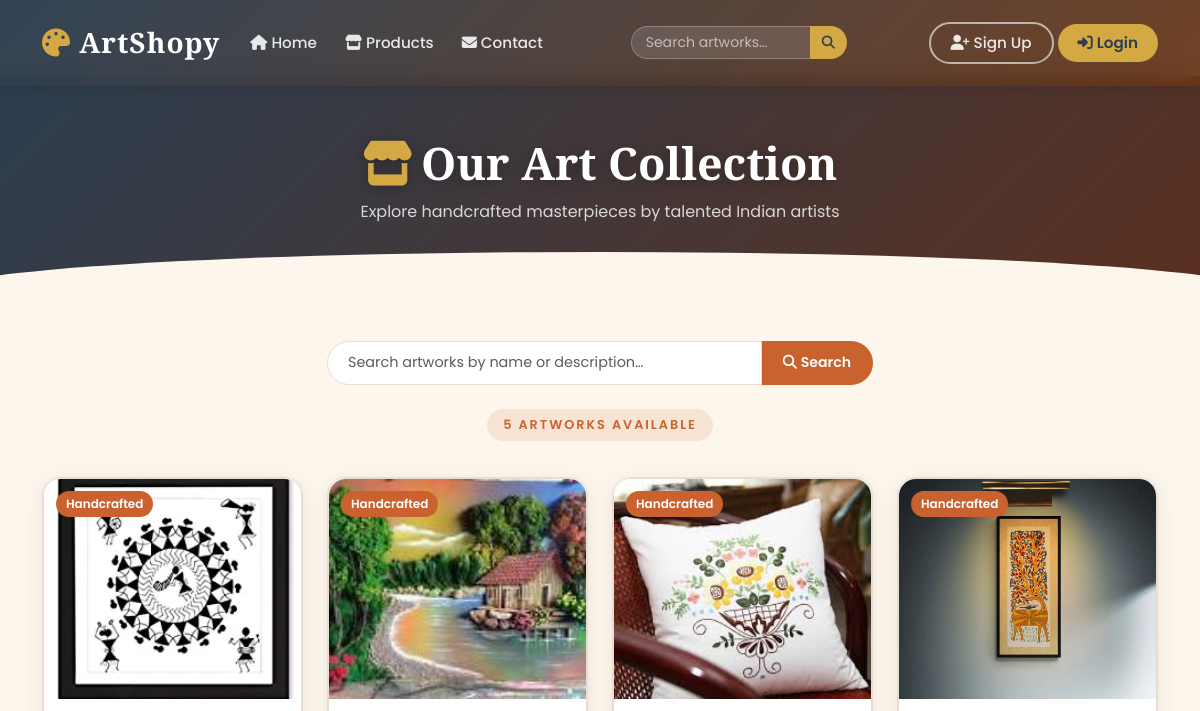
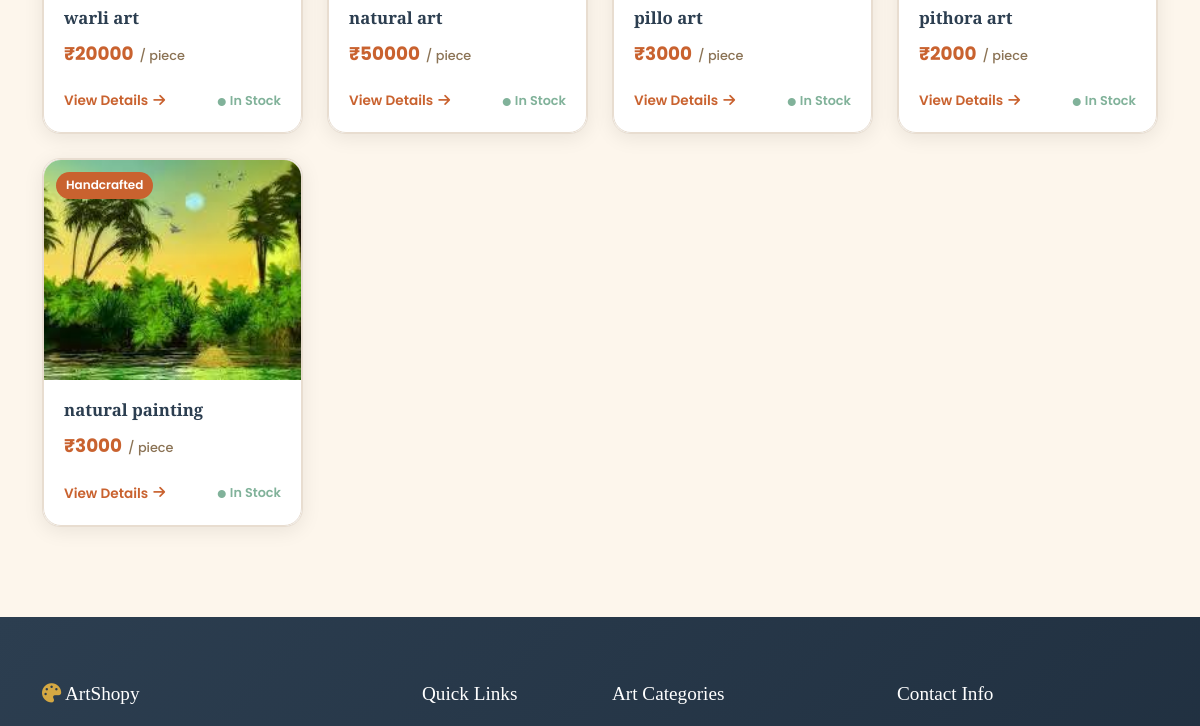
The app's page /productcall (upper part), older data (2 pictures, top to bottom).
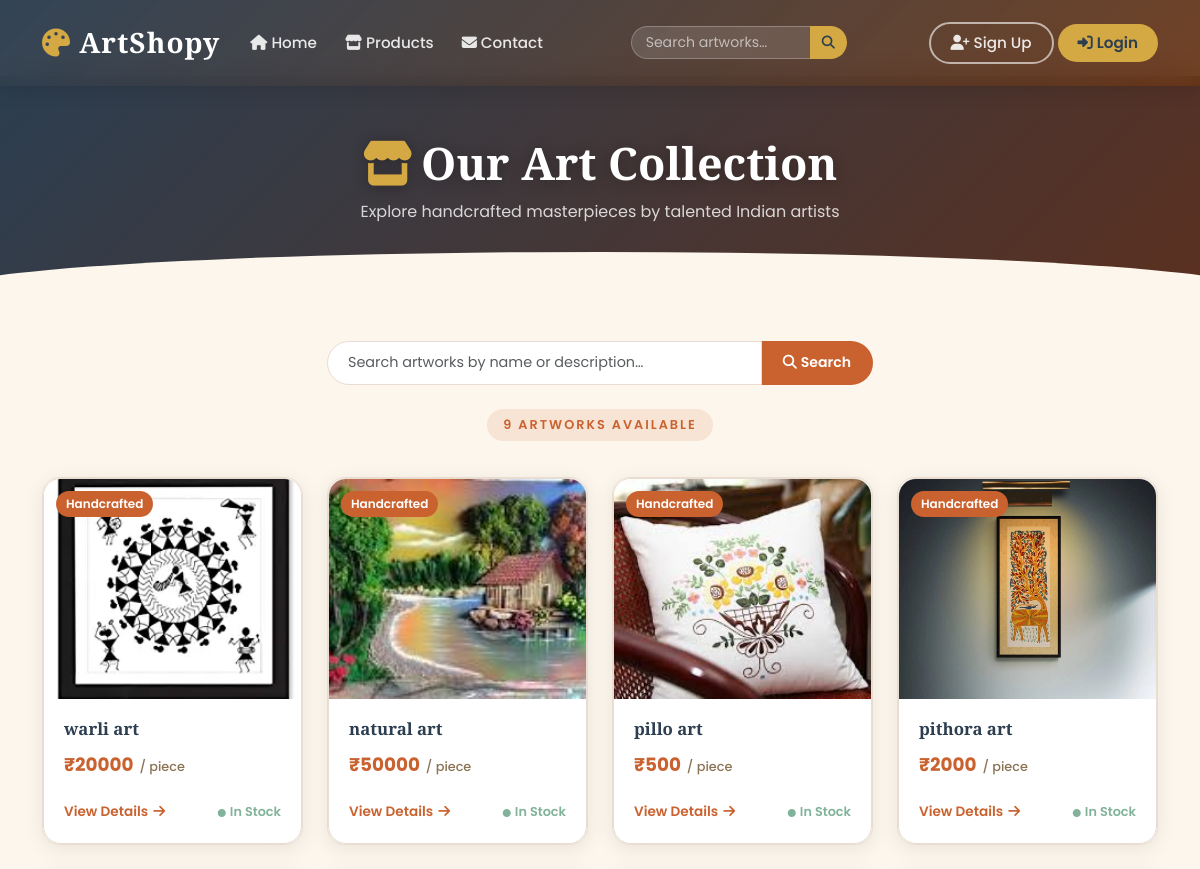
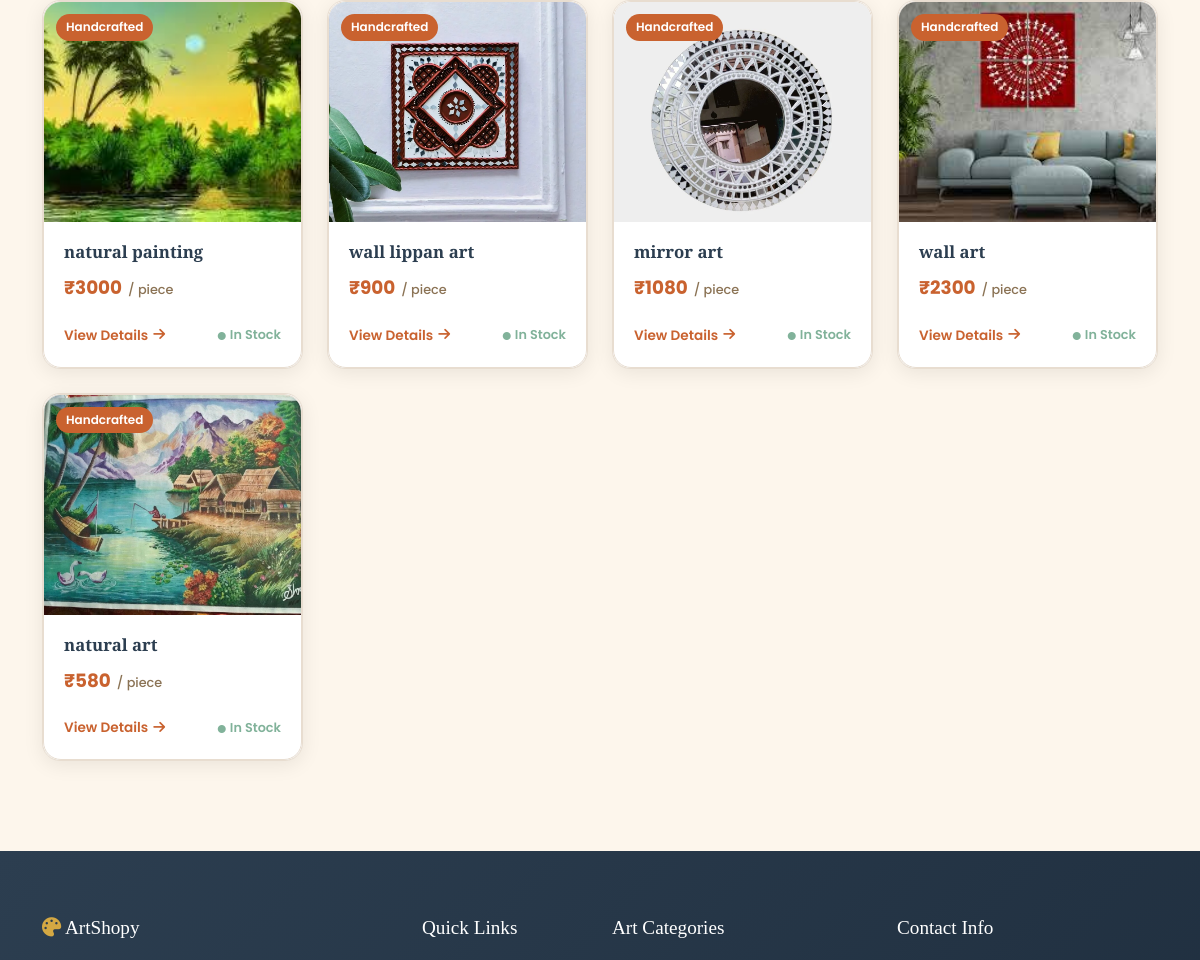
The same page, newer data (2 pictures, top to bottom).
### app1/models.py (models this page shows, shortened)
class Product(models.Model):
        Category=models.ForeignKey(Category, on_delete=models.CASCADE)
        name=models.CharField(max_length=200)
        img=models.ImageField(upload_to='product')
        price = models.IntegerField()
        description= models.TextField()
        quantity=models.IntegerField()

### app1/views.py (the view)
# urls.py: path('productcall', productcall, name='productall'),
def productcall(request):
    a = get_user_email(request)
    data = Product.objects.all()
    return render(request, 'productcall.html', {'data': data, 'a': a})

### app1/context_processors.py (called while the page is built)
def cart_wishlist_counts(request):
    cart_count = 0
    wishlist_count = 0
    if 'email' in request.session:
        email = request.session['email']
        cart_count = Cart.objects.filter(user_email=email).count()
        wishlist_count = Wishlist.objects.filter(user_email=email).count()
    return {'cart_count': cart_count, 'wishlist_count': wishlist_count}

### app1/views.py (called while the page is built)
def get_user_email(request):
    return request.session.get('email')

### app1/templates/productcall.html (shortened to what this page needs)
{% extends 'common.html' %}
{% load static %}
{% block content %}
<div class="page-hero">
    <h1><i class="fas fa-store me-2" style="color:var(--accent);"></i>Our Art Collection</h1>
    <p>Explore handcrafted masterpieces by talented Indian artists</p>
</div>
<section style="padding:50px 0 90px;background:var(--light-bg);">
    <div class="container">
        <div class="row mb-4">
            <div class="col-md-6 mx-auto">
                <form action="{% url 'search' %}" method="GET">
                    <div class="input-group">
                        <input type="search" name="q" class="form-control" placeholder="Search artworks by name or description…"
                            value="{{ query|default:'' }}"
                            style="border:1px solid var(--border);border-radius:35px 0 0 35px;padding:10px 20px;font-size:0.9rem;background:white;">
                        <button type="submit" style="background:var(--primary);color:white;border:none;border-radius:0 35px 35px 0;padding:10px 22px;font-weight:600;font-size:0.88rem;cursor:pointer;">
                            <i class="fas fa-search me-1"></i>Search
                        </button>
                    </div>
                </form>
            </div>
        </div>
        {% if query %}
        <div class="text-center mb-3">
            <span class="section-badge">
                {{ data|length }} result{{ data|length|pluralize }} for "<strong>{{ query }}</strong>"
            </span>
            &nbsp;<a href="{% url 'productall' %}" style="font-size:0.85rem;color:var(--muted);">Clear search</a>
        </div>
        {% elif data %}
        <div class="text-center mb-4">
            <span class="section-badge">{{ data|length }} Artwork{{ data|length|pluralize }} Available</span>
        </div>
        {% endif %}
        {% if data %}
        <div class="row g-4">
            {% for i in data %}
            <div class="col-xl-3 col-lg-4 col-md-6">
                <div class="product-card" style="position:relative;">
                    <a href="{% url 'productget1' i.id %}" class="product-card" style="display:block;">
                        <div class="product-card-img-wrap">
                            <img src="{{ i.img.url }}" alt="{{ i.name }}">
                            <span class="product-card-badge">Handcrafted</span>
                        </div>
                        <div class="product-card-body">
                            <h5>{{ i.name }}</h5>
                            <div class="product-price">
                                ₹{{ i.price }} <span>/ piece</span>
                            </div>
                        </div>
                        <div class="product-card-footer">
                            <span class="view-btn">
                                View Details <i class="fas fa-arrow-right"></i>
                            </span>
                            {% if i.quantity > 0 %}
                            <span style="font-size:0.8rem;color:#81B29A;font-weight:600;">
                                <i class="fas fa-circle" style="font-size:0.5rem;margin-right:4px;"></i>In Stock
                            </span>
                            {% else %}
                            <span style="font-size:0.8rem;color:#e05a5a;font-weight:600;">
                                <i class="fas fa-circle" style="font-size:0.5rem;margin-right:4px;"></i>Sold Out
                            </span>
                            {% endif %}
                        </div>
                    </a>
                </div>
            </div>
            {% endfor %}
        </div>
        {% endif %}
    </div>
</section>
{% endblock %}

### app1/templates/common.html (shortened to what this page needs)
{% load static %}
<!DOCTYPE html>
<html lang="en">
<head>
    <link href="https://cdn.jsdelivr.net/npm/bootstrap@5.3.2/dist/css/bootstrap.min.css" rel="stylesheet">
    <link rel="stylesheet" href="https://cdnjs.cloudflare.com/ajax/libs/font-awesome/6.5.0/css/all.min.css">
    <link rel="stylesheet" href="{% static 'css/main.css' %}">
</head>
<body>
<nav class="navbar navbar-expand-lg navbar-dark fixed-top" id="mainNav">
    <div class="container">
        <a class="navbar-brand" href="{% url 'index' %}">
            <i class="fas fa-palette"></i> ArtShopy
        </a>
        <div class="collapse navbar-collapse" id="navbarNav">
            <ul class="navbar-nav me-auto">
                <li class="nav-item">
                    <a class="nav-link" href="{% url 'index' %}">
                        <i class="fas fa-home me-1"></i>Home
                    </a>
                </li>
                <li class="nav-item">
                    <a class="nav-link" href="{% url 'productall' %}">
                        <i class="fas fa-store me-1"></i>Products
                    </a>
                </li>
                <li class="nav-item">
                    <a class="nav-link" href="{% url 'contact' %}">
                        <i class="fas fa-envelope me-1"></i>Contact
                    </a>
                </li>
            </ul>
            <form class="d-flex me-2" action="{% url 'search' %}" method="GET">
                <div class="input-group navbar-search">
                    <input class="form-control form-control-sm" type="search" name="q" placeholder="Search artworks…" aria-label="Search">
                    <button class="btn btn-sm btn-search" type="submit">
                        <i class="fas fa-search"></i>
                    </button>
                </div>
            </form>
            <ul class="navbar-nav ms-auto align-items-lg-center gap-1">
                {% if a %}
                <li class="nav-item">
                    <a class="nav-link nav-icon-btn" href="{% url 'wishlist' %}" title="Wishlist">
                        <i class="fas fa-heart"></i>
                        {% if wishlist_count > 0 %}
                        <span class="nav-badge">{{ wishlist_count }}</span>
                        {% endif %}
                    </a>
                </li>
                <li class="nav-item">
                    <a class="nav-link nav-icon-btn" href="{% url 'cart' %}" title="Cart">
                        <i class="fas fa-shopping-cart"></i>
                        {% if cart_count > 0 %}
                        <span class="nav-badge">{{ cart_count }}</span>
                        {% endif %}
                    </a>
                </li>
                <li class="nav-item dropdown">
                    <a class="nav-link dropdown-toggle" href="#" role="button" data-bs-toggle="dropdown" aria-expanded="false">
                        <i class="fas fa-user-circle me-1"></i>{{ a }}
                    </a>
                    <ul class="dropdown-menu dropdown-menu-end">
                        <li>
                            <a class="dropdown-item" href="{% url 'orderview' %}">
                                <i class="fas fa-box me-2 text-muted"></i>My Orders
                            </a>
                        </li>
                        <li>
                            <a class="dropdown-item" href="{% url 'wishlist' %}">
                                <i class="fas fa-heart me-2 text-muted"></i>My Wishlist
                            </a>
                        </li>
                        <li>
                            <a class="dropdown-item" href="{% url 'change' %}">
                                <i class="fas fa-key me-2 text-muted"></i>Change Password
                            </a>
                        </li>
                        <li><hr class="dropdown-divider"></li>
                        <li>
                            <a class="dropdown-item text-danger" href="{% url 'logout1' %}">
                                <i class="fas fa-sign-out-alt me-2"></i>Logout
                            </a>
                        </li>
                    </ul>
                </li>
                {% else %}
                <li class="nav-item">
                    <a class="nav-link btn-nav-outline" href="{% url 'register1' %}">
                        <i class="fas fa-user-plus me-1"></i>Sign Up
                    </a>
                </li>
                <li class="nav-item">
                    <a class="nav-link btn-nav-fill" href="{% url 'login1' %}">
                        <i class="fas fa-sign-in-alt me-1"></i>Login
                    </a>
                </li>
                {% endif %}
            </ul>
        </div>
    </div>
</nav>
<div class="page-wrapper">
    {% block content %}{% endblock %}
</div>
<footer class="site-footer">
    <div class="container">
        <div class="row">
            <div class="col-lg-4 col-md-6 mb-4">
                <h5><i class="fas fa-palette"></i> ArtShopy</h5>
            </div>
            <div class="col-lg-2 col-md-6 mb-4">
                <h5>Quick Links</h5>
            </div>
            <div class="col-lg-3 col-md-6 mb-4">
                <h5>Art Categories</h5>
            </div>
            <div class="col-lg-3 col-md-6 mb-4">
                <h5>Contact Info</h5>
            </div>
        </div>
    </div>
</footer>
</body>
</html>

### app1/static/css/main.css (style rules this page uses)
:root { --primary: #C9622F; --primary-dark: #A04E24; --secondary: #2C3E50; --accent: #D4A843; --light-bg: #FDF6EC; --card-bg: #FFFFFF; --text: #333333; --muted: #8B7355; --border: #E8DDD0; --success: #81B29A; --shadow: rgba(0, 0, 0, 0.08); }
*, *::before, *::after { box-sizing: border-box; margin: 0; padding: 0; }
html { scroll-behavior: smooth; }
body { font-family: 'Poppins', sans-serif; background-color: var(--light-bg); color: var(--text); line-height: 1.7; }
#mainNav { background: linear-gradient(135deg, rgba(44,62,80,0.97) 0%, rgba(100,50,20,0.92) 100%); backdrop-filter: blur(12px); -webkit-backdrop-filter: blur(12px); transition: all 0.35s ease; padding: 14px 0; box-shadow: 0 2px 20px rgba(0,0,0,0.15); z-index: 1050; }
.navbar-brand { font-family: 'Playfair Display', serif; font-size: 1.75rem; font-weight: 700; color: #fff !important; letter-spacing: 1px; }
.navbar-brand i { color: var(--accent); }
.nav-link { color: rgba(255,255,255,0.88) !important; font-weight: 500; font-size: 0.95rem; padding: 7px 14px !important; border-radius: 8px; transition: all 0.25s ease; }
.btn-nav-outline { border: 2px solid rgba(255,255,255,0.6) !important; border-radius: 25px !important; padding: 6px 20px !important; }
.btn-nav-fill { background: var(--accent) !important; color: var(--secondary) !important; border-radius: 25px !important; font-weight: 600 !important; padding: 6px 20px !important; transition: all 0.3s !important; }
.page-wrapper { padding-top: 76px; min-height: 80vh; }
.section-badge { display: inline-block; background: rgba(201,98,47,0.12); color: var(--primary); font-size: 0.8rem; font-weight: 600; letter-spacing: 2px; text-transform: uppercase; padding: 5px 16px; border-radius: 20px; margin-bottom: 12px; }
.product-card { background: white; border-radius: 18px; overflow: hidden; box-shadow: 0 4px 20px var(--shadow); transition: all 0.35s ease; text-decoration: none; color: var(--text); display: block; height: 100%; border: 1px solid var(--border); }
.product-card-img-wrap { overflow: hidden; height: 220px; position: relative; }
.product-card-img-wrap img { width: 100%; height: 100%; object-fit: cover; transition: transform 0.45s ease; }
.product-card-badge { position: absolute; top: 12px; left: 12px; background: var(--primary); color: white; font-size: 0.75rem; font-weight: 600; padding: 3px 10px; border-radius: 20px; }
.product-card-body { padding: 20px; }
.product-card-body h5 { font-family: 'Playfair Display', serif; font-weight: 700; color: var(--secondary); margin-bottom: 10px; font-size: 1.05rem; }
.product-price { color: var(--primary); font-weight: 700; font-size: 1.15rem; }
.product-price span { font-size: 0.8rem; font-weight: 500; color: var(--muted); margin-left: 2px; }
.product-card-footer { padding: 0 20px 20px; display: flex; align-items: center; justify-content: space-between; }
.view-btn { font-size: 0.85rem; font-weight: 600; color: var(--primary); text-decoration: none; display: flex; align-items: center; gap: 5px; transition: gap 0.2s; }
.page-hero { background: linear-gradient(135deg, var(--secondary) 0%, #5a3020 100%); padding: 60px 0 50px; text-align: center; color: white; position: relative; overflow: hidden; }
.page-hero::after { content: ''; position: absolute; bottom: -1px; left: 0; right: 0; height: 40px; background: var(--light-bg); clip-path: ellipse(55% 100% at 50% 100%); }
.page-hero h1 { font-family: 'Playfair Display', serif; font-size: 2.8rem; font-weight: 700; margin-bottom: 8px; text-shadow: 0 2px 15px rgba(0,0,0,0.3); }
.page-hero p { opacity: 0.8; font-size: 1rem; }
.site-footer { background: linear-gradient(135deg, var(--secondary), #1e2d3d); color: rgba(255,255,255,0.78); padding: 65px 0 30px; }
.site-footer h5 { font-family: 'Playfair Display', serif; color: white; font-size: 1.2rem; margin-bottom: 22px; }
.site-footer h5 i { color: var(--accent); }
.navbar-search .form-control { background: rgba(255,255,255,0.12); border: 1px solid rgba(255,255,255,0.25); color: #fff; border-radius: 25px 0 0 25px; font-size: 0.88rem; padding: 5px 14px; width: 180px; transition: all 0.3s; }
.navbar-search .form-control::placeholder { color: rgba(255,255,255,0.6); }
.btn-search { background: var(--accent); border: none; color: var(--secondary); border-radius: 0 25px 25px 0 !important; padding: 5px 12px; font-size: 0.82rem; }

Row changes from the older to the newer data that the page shows:
changed Product "pillo art": price "3000" → "500"
added Product: img (picture), name "wall lippan art", price "900", quantity 4 (drawn)
added Product: img (picture), name "mirror art", price "1080", quantity 1 (drawn)
added Product: img (picture), name "wall art", price "2300", quantity 3 (drawn)
added Product: img (picture), name "natural art", price "580", quantity 1 (drawn)
Text that changed along with them:
{{ data|length }}: "5" → "9"
